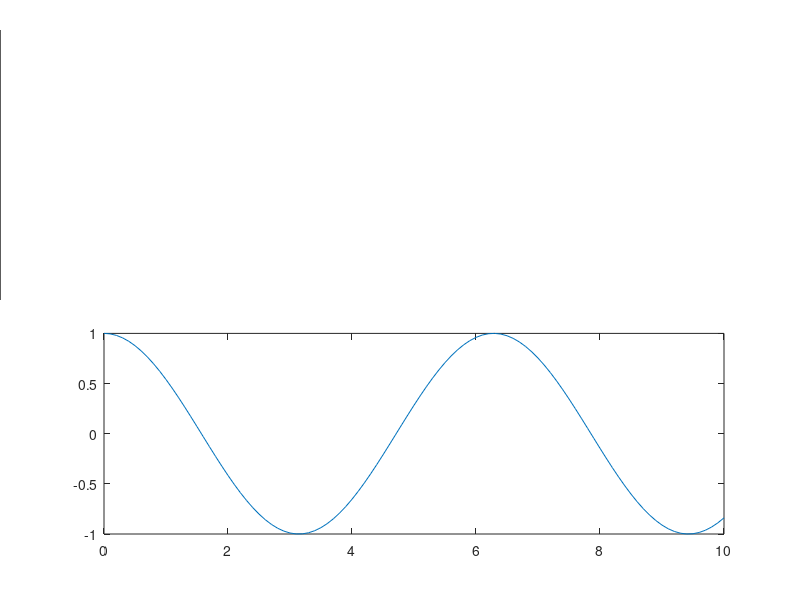

MATLAB code to generate this figure:
function test110

clear
clc

% f1=figure(1);clf;
% s1=subplot(1,2,1);
% surf(peaks(20));
% 
% s2=subplot(1,2,2);
% surf(peaks(20));
% s2Pos = get(s2,'position');
% 
% hb = colorbar('location','eastoutside');
% set(s2,'position',s2Pos);



% x = -5:0.1:5;
% [X,Y] = meshgrid(x);
% Z = X.^2 - Y.^2;
% figure(1)
% surf(X, Y, Z)
% grid on
% colorbar('EastOutside')
% figure_handle = gcf;
% % cbar_handle = findobj(figure_handle,'tag','Colorbar')
% % set(cbar_handle, 'YAxisLocation','right')

 t = 0:0.1:10 ; 
 hAxis(1) = subplot( 2, 1, 1 ) ; 
 plot( t, sin(t) ) ;
 hAxis(2) = subplot( 2, 1, 2 ) ;
 plot( t, cos(t) ) ;
 
 
pos(2) = 0.5 ;                         % Shift down.
pos(4) = 0.45 ;                        % Increase height.
set( hAxis(1), 'Position', pos ) ;



end